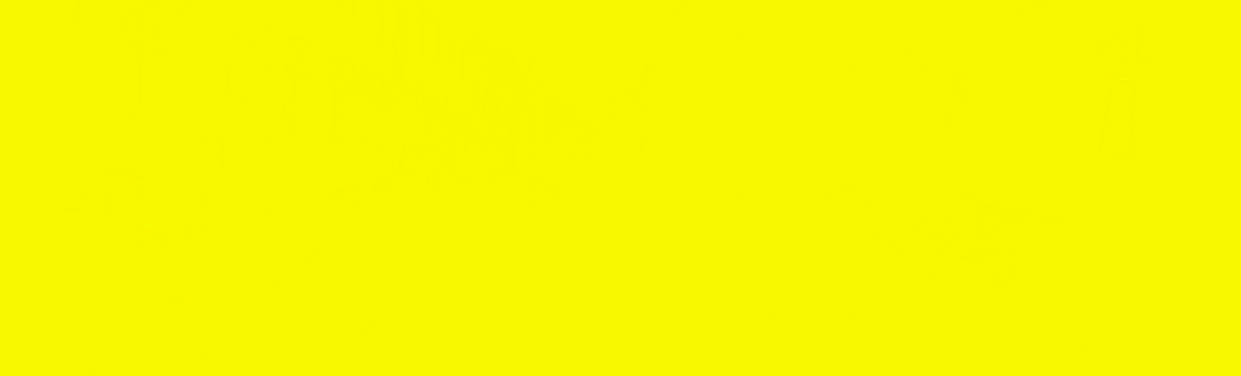
#> input picture Week1/data/LKflow_000045_10.png, 1241 x 376 px, found by its file name; the run also reads 3 pictures not shown here
$ python task3.py
#> lines starting #> are read from the running program, lines starting #| are printed output that depends on the picture; after the words box and inside, x2 and y2 are one past the last pixel; in counts of white or black regions, pixels touching at a corner belong together; long printed decimals are rounded
import pandas as pd
import matplotlib
import matplotlib.pyplot as plt
import cv2
import os
import numpy as np
import seaborn as sns


def decodeOpticalFlow(img):
    """
    Determine the optical flow in x and y direction

    Args: The numpy ndarrray of the image
    Return:
        Optical flow estimation in X and Y direction.
    """
    flow_x = (img[:,:,0].astype(float) - 2. ** 15) / 64.0
    flow_y = (img[:,:,1].astype(float) - 2. ** 15) / 64.0
    valid = img[:,:,2].astype(bool)
    return flow_x, flow_y, valid


def calculateMetrics(img, img_gt, outputFile):
    """
    Calculating The Mean Square Error and Percentage of Erroneous Pixels in non-ocluded areas

    Args:
        img: the predicted numpy.ndarray
        img_gt: the groundtruth of the prediction. It is also a numpy.ndarray
        ouputFile: Where you want to save the result.
    Return:
        msen: Mean Square Error in non-ocluded areas.
        pepn: Percentage of Erroneous Pixels in non-ocluded areas.
    """
    # decode the images
    x_img, y_img, valid_img = decodeOpticalFlow(img)
    x_gt, y_gt, valid_gt = decodeOpticalFlow(img_gt)

    # is calculated for every pixel
    motion_vectors = np.sqrt( np.square(x_img - x_gt) + np.square(y_img - y_gt) )

    plotError(motion_vectors, outputFile)
    plotValid(valid_gt, outputFile)
    plotErrorHistogram(motion_vectors[valid_gt == 1], outputFile)

    # erroneous pixels are the ones where motion_vector > 3 and are valid pixels
    err_pixels = (motion_vectors[valid_gt == 1] > 3).sum()

    # calculate metrics
    msen = np.mean((motion_vectors)[valid_gt == 1])
    pepn = (err_pixels / (valid_gt == 1).sum()) * 100 # erroneous pixels / total valid pixels from the ground truth

    return msen, pepn


def plotError(img, outputFile):
    path = ".\\plots"

    plt.figure(figsize=(9, 3))
    plt.title('Squared error for ' + outputFile)
    plt.imshow(img)
    plt.colorbar()
    plt.savefig(path + '\\' + outputFile +'.png')


def plotValid(img, outputFile):
    path = ".\\plots"

    plt.figure(figsize=(12,9))
    plt.title("Valid pixels for " + outputFile)
    plt.imshow(img, cmap='gray')
    plt.savefig(path + '\\' + outputFile +'_valid_pixels_GT.png')


def plotErrorHistogram(img, outputFile):
    path = ".\\plots"
    print(img.shape)
    # create the histogram
    histogram, bin_edges = np.histogram(img, bins=50, density=True)
    center = (bin_edges[:-1] + bin_edges[1:]) / 2
    plt.figure()
    plt.title("Image " + outputFile + " Squared Error Histogram")
    plt.xlabel("Squared error")
    plt.ylabel("Pixel percentage")
    plt.xlim([0, 50])

    plt.bar(center, histogram)
    #plt.plot(bin_edges[0:-1], histogram)
    plt.savefig(path + '\\' + outputFile +'_error_histogram.png')


#The main function of the Task3
path = ".\\results" # path for Windows
# predicted
img45_name = "LKflow_000045_10.png"
img157_name = "LKflow_000157_10.png"
# ground truth
img45_GT_name = "000045_10.png"
img157_GT_name = "000157_10.png"

# get the images
img45 = cv2.cvtColor(cv2.imread(os.path.join(path, img45_name), cv2.IMREAD_UNCHANGED).astype(np.uint16), cv2.COLOR_BGR2RGB)
img157 = cv2.cvtColor(cv2.imread(os.path.join(path, img157_name), cv2.IMREAD_UNCHANGED).astype(np.uint16), cv2.COLOR_BGR2RGB)
img45_GT = cv2.cvtColor(cv2.imread(os.path.join(path, img45_GT_name), cv2.IMREAD_UNCHANGED).astype(np.uint16), cv2.COLOR_BGR2RGB)
img157_GT = cv2.cvtColor(cv2.imread(os.path.join(path, img157_GT_name), cv2.IMREAD_UNCHANGED).astype(np.uint16), cv2.COLOR_BGR2RGB)


# calculate metrics
msen45, pepn45 = calculateMetrics(img45, img45_GT, "45")
#> in decodeOpticalFlow, `valid = img[:,:,2].astype(bool)`: valid: shape (376, 1241) bool; every value is 1
#> in decodeOpticalFlow (call 2), `valid = img[:,:,2].astype(bool)`:
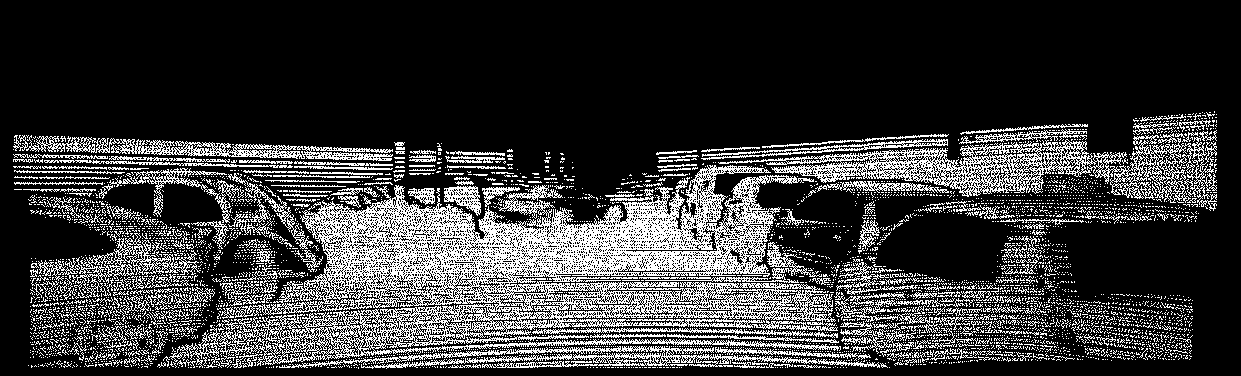
#> valid: shape (376, 1241) bool; 22.4% white in thin lines or dots, all inside (x1, y1, x2, y2) = (13, 111, 1217, 369)
#| (104330,)
#> in plotErrorHistogram, `histogram, bin_edges = np.histogram(img, bins=50, density=True)`: histogram = 50 values, max 0.0822 at index 3, min 0 at index 48, mean 0.0184; bin_edges = 51 values from 0 to 54.43
#> in plotErrorHistogram, `center = (bin_edges[:-1] + bin_edges[1:]) / 2`: center = 50 values from 0.544 to 53.89
#> in calculateMetrics, `err_pixels = (motion_vectors[valid_gt == 1] > 3).sum()`: err_pixels = 81962
#> in calculateMetrics, `msen = np.mean((motion_vectors)[valid_gt == 1])`: msen = 10.63
#> in calculateMetrics, `pepn = (err_pixels / (valid_gt == 1).sum()) * 100`: pepn = 78.56
#> msen45 = 10.63; pepn45 = 78.56
print(msen45, pepn45)
#| 10.627 78.560

msen157, pepn157 = calculateMetrics(img157, img157_GT, "157")
#> call 2 of calculateMetrics, with outputFile = '157'
#> in decodeOpticalFlow (call 3), `valid = img[:,:,2].astype(bool)`: valid: shape (370, 1226) bool; every value is 1
#> in decodeOpticalFlow (call 4), `flow_x = (img[:,:,0].astype(float) - 2. ** 15) / 64.0`:
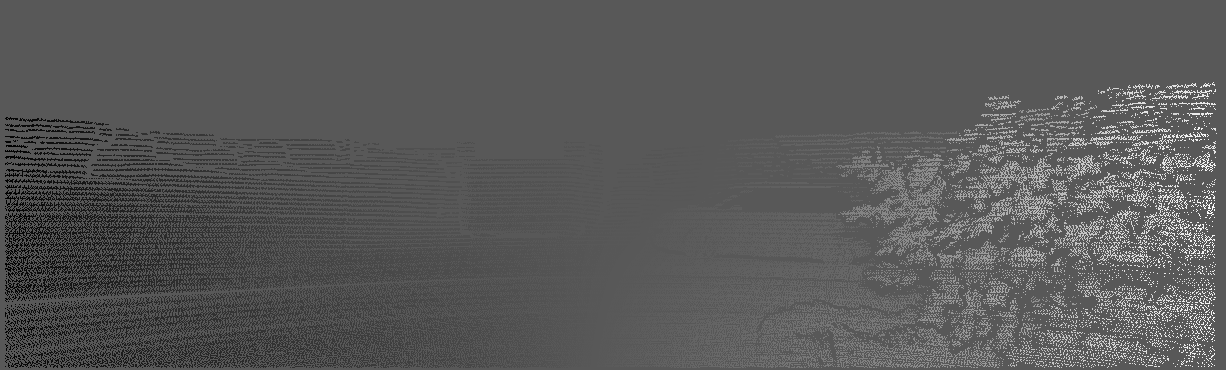
#> flow_x: shape (370, 1226) float64; min -6.17, max 11.59, mean 0.0564; drawn with min black and max white
#> in decodeOpticalFlow (call 4), `flow_y = (img[:,:,1].astype(float) - 2. ** 15) / 64.0`:
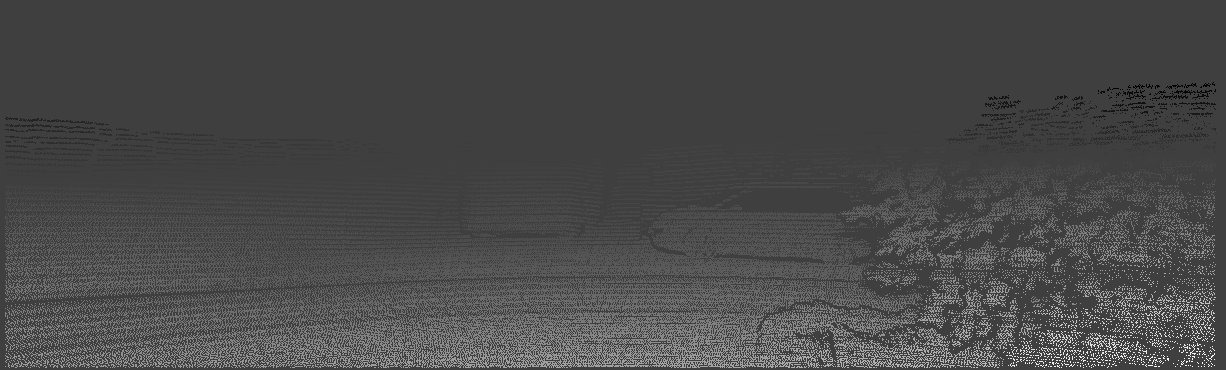
#> flow_y: shape (370, 1226) float64; min -1.22, max 3.7, mean 0.192; drawn with min black and max white
#> in decodeOpticalFlow (call 4), `valid = img[:,:,2].astype(bool)`:
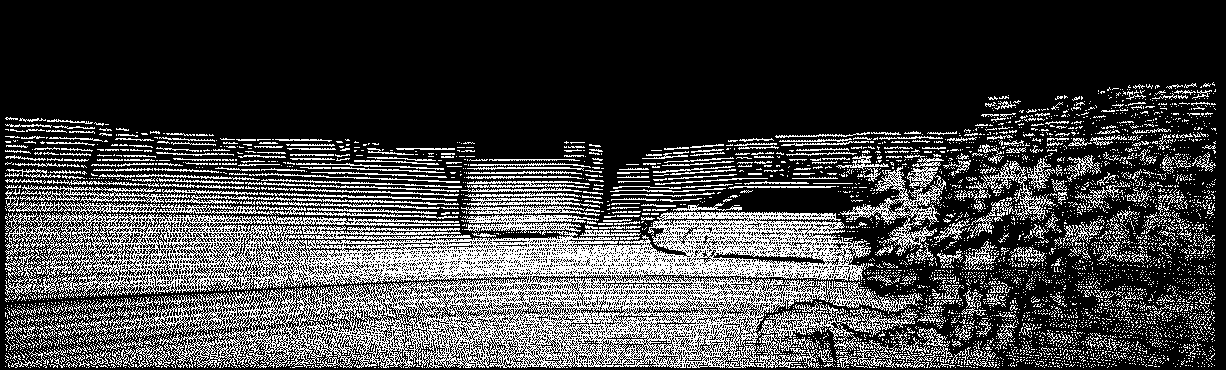
#> valid: shape (370, 1226) bool; 25.7% white in thin lines or dots, all inside (x1, y1, x2, y2) = (5, 82, 1217, 368)
#> in calculateMetrics (call 2), `motion_vectors = np.sqrt( np.square(x_img - x_gt) + np.square(y_img - ..`:
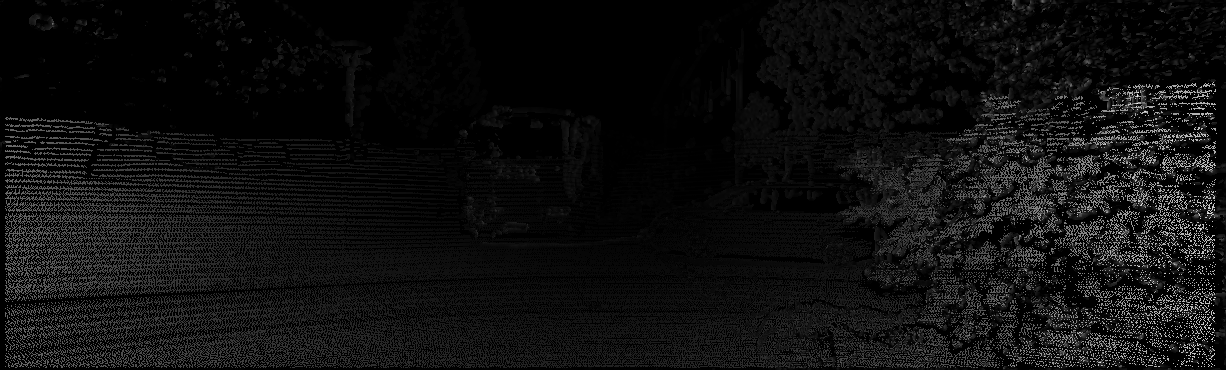
#> motion_vectors: shape (370, 1226) float64; min 0, max 14.53, mean 0.88; drawn with min black and max white
#> call 2 of plotError, with outputFile = '157'
#> in plotError (call 2), `plt.savefig(path + '\\' + outputFile +'.png')`:
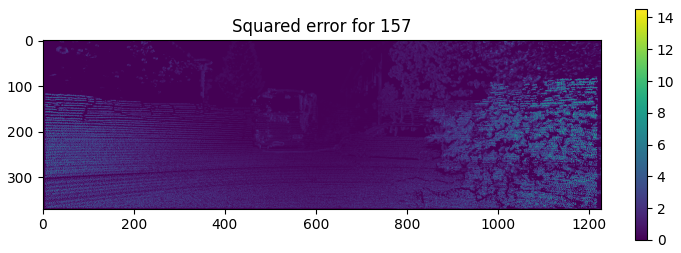
#> figure drawn by matplotlib, 2 panels
#> call 2 of plotErrorHistogram, with img = array of shape (116719,), outputFile = '157'
#| (116719,)
#> in plotErrorHistogram (call 2), `histogram, bin_edges = np.histogram(img, bins=50, density=True)`: histogram = 50 values, max 0.366 at index 2, min 0 at index 48, mean 0.0688; bin_edges = 51 values from 0 to 14.53
#> in plotErrorHistogram (call 2), `center = (bin_edges[:-1] + bin_edges[1:]) / 2`: center = 50 values from 0.145 to 14.39
#> in plotErrorHistogram (call 2), `plt.savefig(path + '\\' + outputFile +'_error_histogram.png')`:
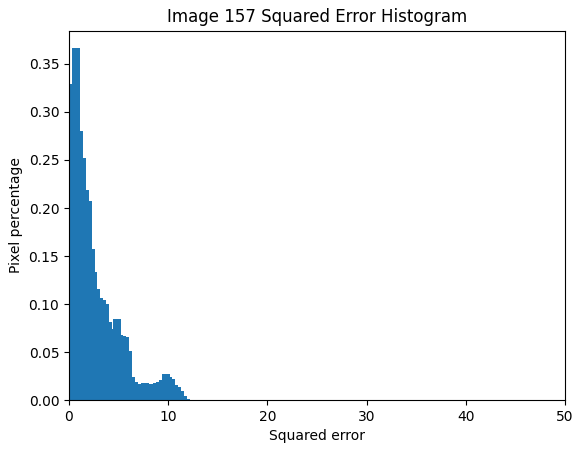
#> figure drawn by matplotlib, 1 panel; tallest bar 0.366 high, from x = 0.327 to 1.13
#> in calculateMetrics (call 2), `err_pixels = (motion_vectors[valid_gt == 1] > 3).sum()`: err_pixels = 39740
#> in calculateMetrics (call 2), `msen = np.mean((motion_vectors)[valid_gt == 1])`: msen = 2.75
#> in calculateMetrics (call 2), `pepn = (err_pixels / (valid_gt == 1).sum()) * 100`: pepn = 34.05
#> msen157 = 2.75; pepn157 = 34.05
print(msen157, pepn157)
#| 2.750 34.048
